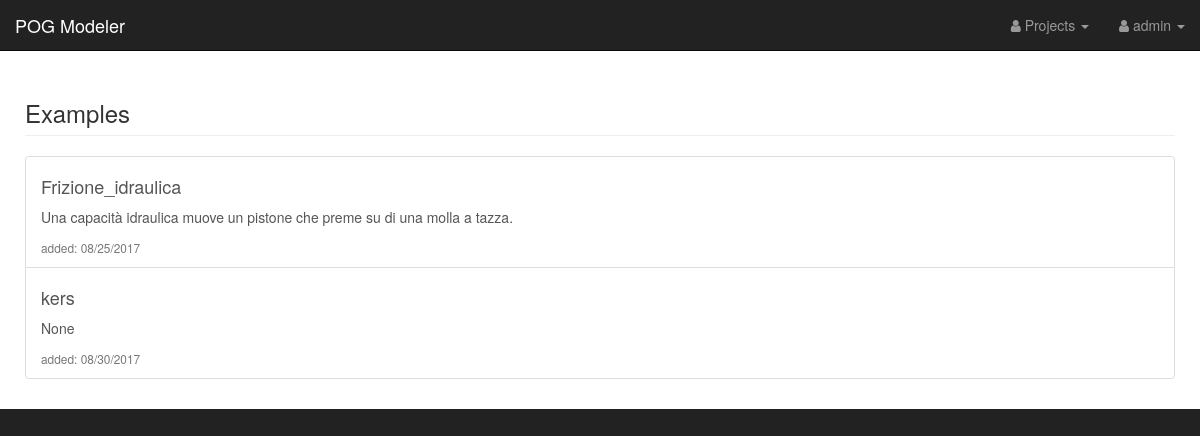
/projects/examples/ (signed in), run on the app's committed database.
### AWD_Zanasi/models.py (models this page shows, shortened)
class Project(models.Model):
    name = models.CharField(max_length=200, default='project', help_text='Project name')
    user = models.ForeignKey(settings.AUTH_USER_MODEL, default='admin')
    matlab_file = models.FileField(upload_to=matlab_file_path, help_text="Matlab POG code file")
    proj_desc = models.CharField(max_length=400, blank=True, null=True, help_text="Project description")
    launch_date = models.DateTimeField(verbose_name='Launch Date', blank=True,
                                       null=True, help_text='Project last execution date')
    is_example = models.BooleanField(default=False,
                                     help_text='Used only by an Admin user to mark a project as an example for users.')

### AWD_Zanasi/views.py (the view)
# urls.py: url(r'^projects/examples/$', views.examples, name='examples'),
@login_required
def examples(request):
    projects = Project.objects.filter(is_example=True)
    return render(request, 'AWD_Zanasi/examples.html', {'projects': projects})

### AWD_Zanasi/templates/AWD_Zanasi/examples.html (shortened to what this page needs)
{% extends "AWD_Zanasi/base.html" %}
{% block container %}
    <div class="container-fluid">
        <div class="row">
            <div class="col-lg-12">
                <h3 class="page-header">
                    Examples
                </h3>
            </div>
        </div>
        <div class="list-group">
            {% for project in projects %}
                <a class="list-group-item list-group-item-action flex-column align-items-start"
                   href="{% url 'project_results' project.id %}">
                    <div class="d-flex w-100 justify-content-between">
                        <h4 class="mb-1">{{ project.name }}</h4>
                    </div>
                    <p class="mb-1">{{ project.proj_desc }}</p>
                    <small class="text-muted">added: {{ project.launch_date|date:"SHORT_DATE_FORMAT" }}</small>
                </a>
            {% endfor %}
        </div>
    </div>
{% endblock %}

### AWD_Zanasi/templates/AWD_Zanasi/base.html (shortened to what this page needs)
{% load staticfiles %}
<!DOCTYPE html>
<html lang="en">
<head>
    {% load static %}
    <link href="{% static "/AWD_Zanasi/css/bootstrap.min.css" %}" rel="stylesheet">
    <link href="{% static "/AWD_Zanasi/css/sb-admin.css" %}" rel="stylesheet">
    <link href="{% static "/AWD_Zanasi/font-awesome/css/font-awesome.min.css" %}" rel="stylesheet" type="text/css">
</head>
<body>
<div id="wrapper">
    <nav class="navbar navbar-inverse navbar-fixed-top" role="navigation">
        <div class="navbar-header">
            <a class="navbar-brand" href="{% url 'index' %}">POG Modeler</a>
        </div>
        <ul class="nav navbar-right top-nav">
            {% if user.is_authenticated %}
                <li class="dropdown">
                    <a href="#" class="dropdown-toggle" data-toggle="dropdown"><i
                            class="fa fa-user"></i> Projects <b
                            class="caret"></b></a>
                </li>
                <li class="dropdown">
                    <a href="#" class="dropdown-toggle" data-toggle="dropdown"><i
                            class="fa fa-user"></i> {{ user.username }} <b
                            class="caret"></b></a>
                </li>
            {% else %}
                <li>
                    <a href="{% url 'auth_login' %}"><i class="fa fa-sign-in"></i> Login </a>
                </li>
            {% endif %}
        </ul>
    </nav>
    <div id="page-wrapper">
        {% block container %}
        {% endblock %}
    </div>
</div>
</body>
</html>

### AWD_Zanasi/static/AWD_Zanasi/css/sb-admin.css (style rules this page uses)
body { margin-top: 100px; background-color: #222; }
@media (min-width:768px) { body { margin-top: 50px; } }
#wrapper { padding-left: 0; }
#page-wrapper { width: 100%; padding: 0; background-color: #fff; }
@media (min-width:768px) { #page-wrapper { padding: 10px; } }
.top-nav { padding: 0 15px; }
.top-nav>li { display: inline-block; float: left; }
.top-nav>li>a { padding-top: 15px; padding-bottom: 15px; line-height: 20px; color: #999; }

### data on the page
Project: name "Frizione_idraulica", proj_desc "Una capacità idraulica muove un pistone che preme su di una molla a tazza.", launch_date "08/25/2017"
Project: name "kers", proj_desc "None", launch_date "08/30/2017"

### other printed values
{{ user.username }} "admin"
